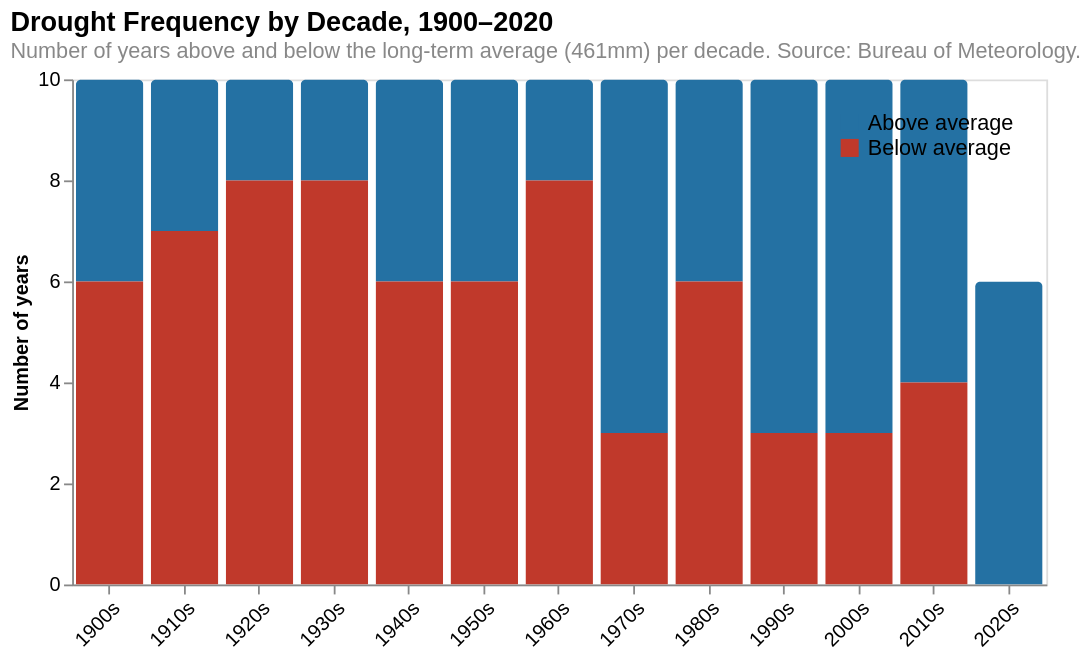

Express this chart as Vega-Lite.
### Vega-Lite specification from a JSON file in a GitHub repository (floating-point values rounded to 4 significant figures)
{"$schema": "https://vega.github.io/schema/vega-lite/v5.json", "width": 540, "height": 280, "title": {"text": "Drought Frequency by Decade, 1900–2020", "subtitle": "Number of years above and below the long-term average (461mm) per decade. Source: Bureau of Meteorology.", "fontSize": 15, "subtitleFontSize": 12, "subtitleColor": "#888", "anchor": "start"}, "data": {"values": [{"decade": "1900s", "category": "Above average", "count": 4}, {"decade": "1900s", "category": "Below average", "count": 6}, {"decade": "1910s", "category": "Above average", "count": 3}, {"decade": "1910s", "category": "Below average", "count": 7}, {"decade": "1920s", "category": "Above average", "count": 2}, {"decade": "1920s", "category": "Below average", "count": 8}, {"decade": "1930s", "category": "Above average", "count": 2}, {"decade": "1930s", "category": "Below average", "count": 8}, {"decade": "1940s", "category": "Above average", "count": 4}, {"decade": "1940s", "category": "Below average", "count": 6}, {"decade": "1950s", "category": "Above average", "count": 4}, {"decade": "1950s", "category": "Below average", "count": 6}, {"decade": "1960s", "category": "Above average", "count": 2}, {"decade": "1960s", "category": "Below average", "count": 8}, {"decade": "1970s", "category": "Above average", "count": 7}, {"decade": "1970s", "category": "Below average", "count": 3}, {"decade": "1980s", "category": "Above average", "count": 4}, {"decade": "1980s", "category": "Below average", "count": 6}, {"decade": "1990s", "category": "Above average", "count": 7}, {"decade": "1990s", "category": "Below average", "count": 3}, {"decade": "2000s", "category": "Above average", "count": 7}, {"decade": "2000s", "category": "Below average", "count": 3}, {"decade": "2010s", "category": "Above average", "count": 6}, {"decade": "2010s", "category": "Below average", "count": 4}, {"decade": "2020s", "category": "Above average", "count": 6}]}, "mark": {"type": "bar", "cornerRadiusTopLeft": 3, "cornerRadiusTopRight": 3}, "encoding": {"x": {"field": "decade", "type": "ordinal", "sort": ["1900s", "1910s", "1920s", "1930s", "1940s", "1950s", "1960s", "1970s", "1980s", "1990s", "2000s", "2010s", "2020s"], "axis": {"title": null, "labelFontSize": 11, "labelAngle": -45}}, "y": {"field": "count", "type": "quantitative", "stack": true, "axis": {"title": "Number of years", "grid": false, "labelFontSize": 11}}, "color": {"field": "category", "type": "nominal", "scale": {"domain": ["Above average", "Below average"], "range": ["#2471a3", "#c0392b"]}, "legend": {"title": null, "orient": "top-right", "labelFontSize": 12}}, "tooltip": [{"field": "decade", "type": "nominal", "title": "Decade"}, {"field": "category", "type": "nominal", "title": "Category"}, {"field": "count", "type": "quantitative", "title": "Years"}]}}
